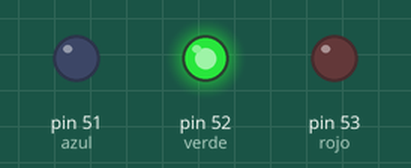
Recording of a sketch running on a simulated Arduino Mega 2560, built with avr-gcc and run on an emulated ATmega2560. Shown: output pins drawn as LEDs (lit = HIGH).

Above: at 1.0 s.
At 3.0 s:
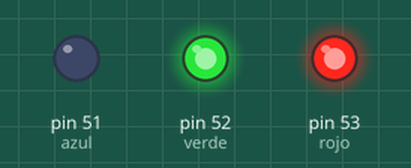
At 5.0 s:
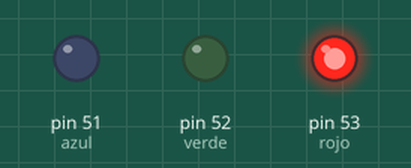
Timing chart, 0 to 7.8 s (numbered marks = the images above):
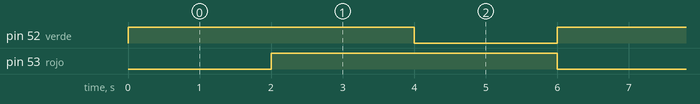

The sketch:

cemaforo.ino
```cpp
int azul = 51;
int verde = 52;
int rojo = 53;

void setup() {
  pinMode(azul, OUTPUT);
  pinMode(verde, OUTPUT);
  pinMode(rojo, OUTPUT);

}

void loop() {
  digitalWrite(verde, HIGH);
  delay(2000);
  digitalWrite(rojo, HIGH);
  delay(2000);
  digitalWrite(verde, LOW);
  delay(2000);
  digitalWrite(rojo, LOW);
}
```

Measured:
- by itself, pin 52 (verde), pin 53 (rojo): alternates HIGH for 4.0 s and LOW for 2.0 s
- by itself, everything shown: repeats every 6.0 s, in 4 steps
